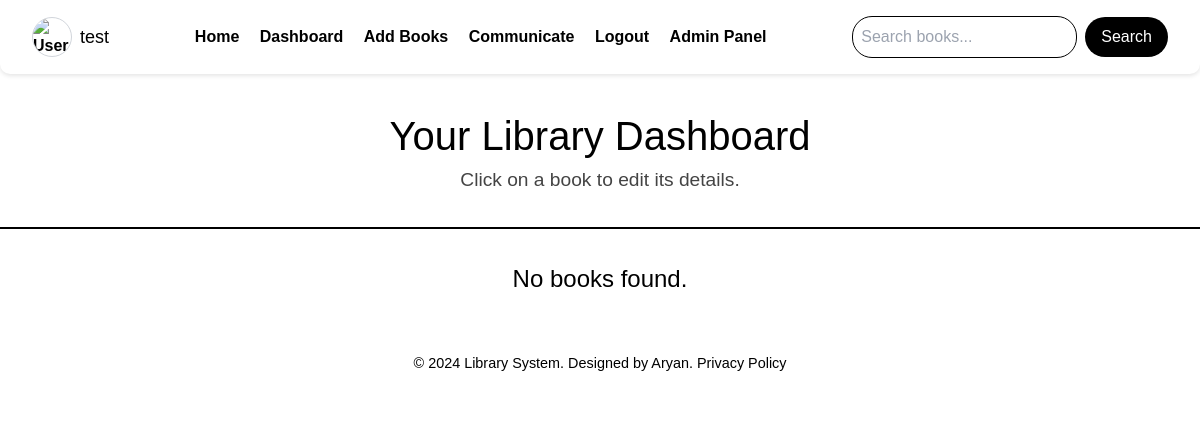
The app's page /library/dashboard (signed in), older data.
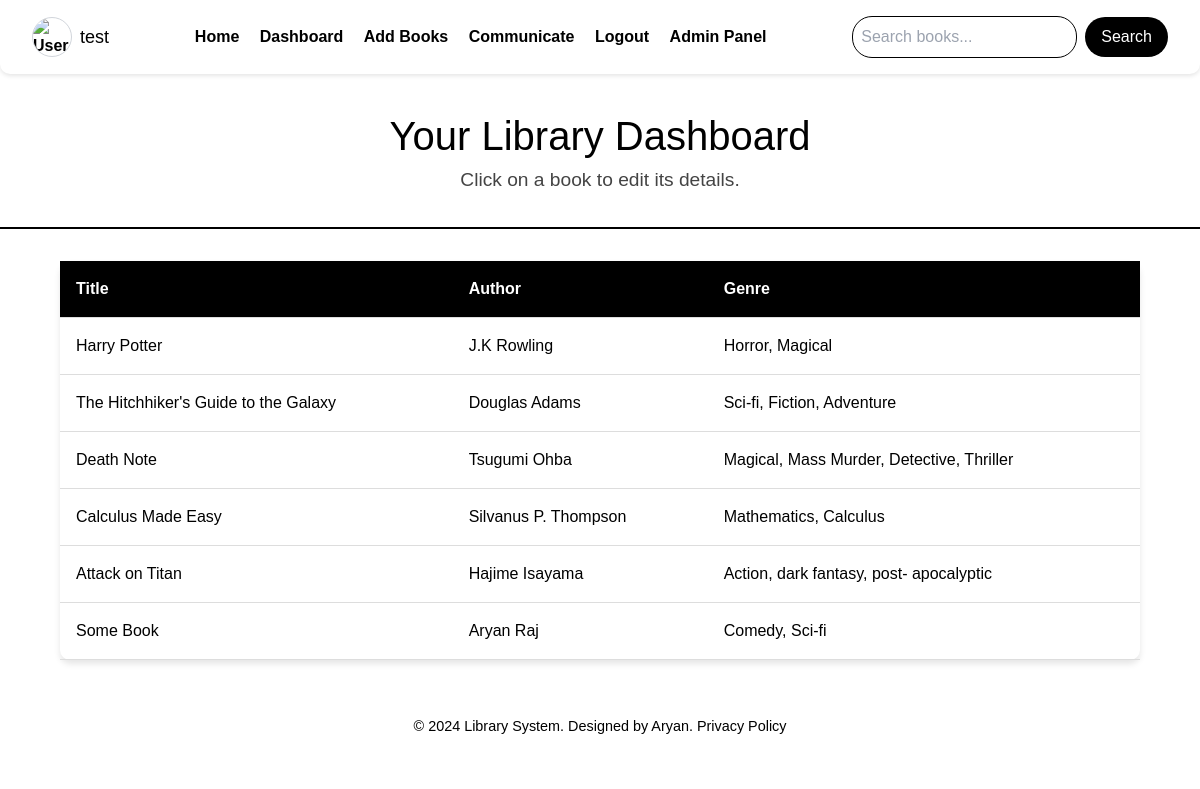
The same page, newer data.
### models.py (models this page shows)
class User(Base):
    __tablename__ = 'user'
    id = Column(Integer, index=True, primary_key=True)
    username = Column(String(50), unique=True,nullable=False)
    password = Column(String,nullable=False)
    role = Column(Enum(Role),nullable=False)

class Book(Base):
    __tablename__ = 'book'
    id = Column(Integer, primary_key=True, index=True)
    book_name = Column(String,nullable=False)
    author = Column(String,nullable=False)
    available = Column(Boolean,nullable=False)
    return_date = Column(Date,nullable=True)
    genre = Column(String)
    description = Column(String)
    language = Column(String)
    publisher = Column(String,nullable=True)
    publishing_year = Column(Integer,nullable=True)
    cover_image = Column(LargeBinary,nullable=True)

### lib_routers/dashboard.py (the view)
@router.get('/dashboard',response_class=HTMLResponse)
async def dashboard_page(request:Request,db:db_conn,q:Optional[str]=None):
    user_token = getattr(request.state, "user")
    user = db.query(User).filter(User.id == user_token['id']).first()
    user_lib_books = db.query(Book).all()
    if q is not None:
        books=db.query(Book).all()
        results = []
        for book in books:
            if not book.publisher:
                book.publisher = '52fe088583e4a8bf3dee'
            if book.publishing_year is None:
                book.publishing_year = '52fe088583e4a8bf3dee'
            if q.isdigit():
                if q == str(book.publishing_year):
                    results.append(book)
                    continue
            elif q.lower() in book.book_name.lower() or q.lower() in book.author.lower() or q.lower() in book.genre.lower() or q.lower() in book.publisher.lower() or q.lower() in book.language.lower():
                results.append(book)
            else:
                continue
        user_lib_books = results
        return templates.TemplateResponse('dashboard.html',context=
                                        {'request':request,
                                         'books':user_lib_books,
                                         'user':user})
    return templates.TemplateResponse('dashboard.html',context=
                                        {'request':request,
                                         'books':user_lib_books,
                                         'user':user})

### templates/dashboard.html (shortened to what this page needs)
<!DOCTYPE html>
<html lang="en">
<head>
    <script src="https://cdn.tailwindcss.com"></script>
</head>
<body>
    <nav>
        <a href="/profile" class="flex items-center space-x-2 group">
            <img src="/users/{{ user['id'] }}/profile-image"
                    alt="User Profile"
                    class="w-10 h-10 rounded-full border border-gray-300 group-hover:ring-2 group-hover:ring-gray-500 transition">
            <span class="text-lg font-medium group-hover:underline">{{ user.username }}</span>
        </a>
        <div>
            <a href="/home">Home</a>
            <a href="/library/dashboard">Dashboard</a>
            <a href="/library/book_page">Add Books</a>
            <a href="/comms-query-page">Communicate</a>
            <a href="/auth/logout">Logout</a>
            {% if user['role']=='admin' %}<a href="/admin">Admin Panel</a>{% endif %}
        </div>
        <form method="GET" action="/library/dashboard">
            <input type="text" name="q" placeholder="Search books...">
            <button type="submit">Search</button>
        </form>
    </nav>
    <header class="dashboard-header">
        <h1>Your Library Dashboard</h1>
        <p>Click on a book to edit its details.</p>
    </header>
    {% if books[0] %}
    <table class="book-list">
        <thead>
            <tr>
                <th>Title</th>
                <th>Author</th>
                <th>Genre</th>
            </tr>
        </thead>
        <tbody>
            {% for book in books %}
            <tr onclick="location.href='/library/manage-book/{{ book.id }}'">
                <td>{{ book.book_name }}</td>
                <td>{{ book.author }}</td>
                <td>{{ book.genre }}</td>
            </tr>
            {% endfor %}
        </tbody>
    </table>
    {% else %}
    <h1 id='no_reply'>No books found.</h1>
    {% endif %}
    <footer>
        <p>&copy; 2024 Library System. Designed by Aryan. <a href="#">Privacy Policy</a></p>
    </footer>
</body>
</html>

### templates/dashboard.html (style rules this page uses)
* { margin: 0; padding: 0; box-sizing: border-box; }
body { font-family: 'Arial', sans-serif; background-color: #ffffff; color: #000000; overflow-x: hidden; }
nav { background-color: #ffffff; padding: 1rem 2rem; display: flex; justify-content: space-between; align-items: center; position: sticky; top: 0; z-index: 1000; border-radius: 0 0 10px 10px; box-shadow: 0 2px 4px rgba(0, 0, 0, 0.1); transition: all 0.3s ease-in-out; }
nav a { text-decoration: none; margin-right: 1rem; color: #000000; font-weight: bold; transition: color 0.3s ease-in-out; }
nav form { display: flex; align-items: center; }
nav input { padding: 0.5rem; border: 1px solid #000000; background-color: #ffffff; color: #000000; border-radius: 20px; margin-right: 0.5rem; transition: border-color 0.3s ease, transform 0.3s; }
nav button { padding: 0.5rem 1rem; background-color: #000000; color: #ffffff; border: none; border-radius: 20px; cursor: pointer; transition: background-color 0.3s ease, transform 0.3s; }
.dashboard-header { padding: 2rem; text-align: center; background-color: #ffffff; border-bottom: 2px solid #000000; margin-bottom: 2rem; }
.dashboard-header h1 { font-size: 2.5rem; color: #000000; }
.dashboard-header p { font-size: 1.2rem; color: #444444; }
.book-list { width: 90%; margin: 0 auto; border-collapse: collapse; background-color: #ffffff; color: #000000; border-radius: 10px; box-shadow: 0 4px 6px rgba(0, 0, 0, 0.1); }
.book-list th, .book-list td { padding: 1rem; text-align: left; border-bottom: 1px solid #dddddd; }
.book-list th { background-color: #000000; color: #ffffff; font-weight: bold; }
.book-list tr { transition: background-color 0.3s ease-in-out, transform 0.3s ease-in-out; }
footer { background-color: #ffffff; text-align: center; padding: 1.5rem; margin-top: 2rem; }
footer p { color: #000000; font-size: 0.9rem; }
footer p a { color: #000000; text-decoration: none; }

Row changes from the older to the newer data that the page shows:
added Book: book_name "Harry Potter", author "J.K Rowling", genre "Horror, Magical"
added Book: book_name "The Hitchhiker's Guide to the Galaxy", author "Douglas Adams", genre "Sci-fi, Fiction, Adventure"
added Book: book_name "Death Note", author "Tsugumi Ohba", genre "Magical, Mass Murder, Detective, Thriller"
added Book: book_name "Calculus Made Easy", author "Silvanus P. Thompson", genre "Mathematics, Calculus"
added Book: book_name "Attack on Titan", author "Hajime Isayama", genre "Action, dark fantasy, post- apocalyptic"
added Book: book_name "Some Book", author "Aryan Raj", genre "Comedy, Sci-fi"
Text that changed along with them:
text no longer shown: "No books found."
text now shown: "Title Author Genre"
